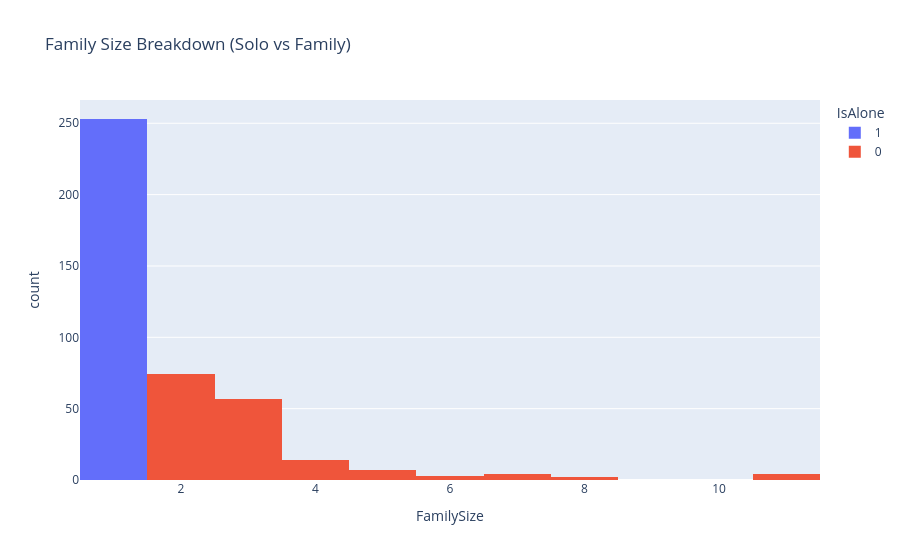

Write notebook code for a chart like this one.
### Code cell
# Family size frequency
fig_family = px.histogram(
    df, 
    x="FamilySize", 
    color="IsAlone",
    title="Family Size Breakdown (Solo vs Family)"
)
fig_family.show()

### Figure 1 — Plotly figure (JSON) as saved in the notebook; plotly's stock layout.template omitted (floating-point values rounded to 4 significant figures; data arrays with more than 128 entries replaced by an {"elided": "..."} marker saying what was removed)
{"data": [{"bingroup": "x", "hovertemplate": "IsAlone=1<br>FamilySize=%{x}<br>count=%{y}<extra></extra>", "legendgroup": "1", "marker": {"color": "#636efa", "pattern": {"shape": ""}}, "name": "1", "orientation": "v", "showlegend": true, "type": "histogram", "x": {"elided": "253 int values"}, "xaxis": "x", "yaxis": "y"}, {"bingroup": "x", "hovertemplate": "IsAlone=0<br>FamilySize=%{x}<br>count=%{y}<extra></extra>", "legendgroup": "0", "marker": {"color": "#EF553B", "pattern": {"shape": ""}}, "name": "0", "orientation": "v", "showlegend": true, "type": "histogram", "x": {"elided": "165 int values"}, "xaxis": "x", "yaxis": "y"}], "layout": {"barmode": "relative", "legend": {"title": {"text": "IsAlone"}, "tracegroupgap": 0}, "title": {"text": "Family Size Breakdown (Solo vs Family)"}, "xaxis": {"anchor": "y", "domain": [0, 1], "title": {"text": "FamilySize"}}, "yaxis": {"anchor": "x", "domain": [0, 1], "title": {"text": "count"}}}}
